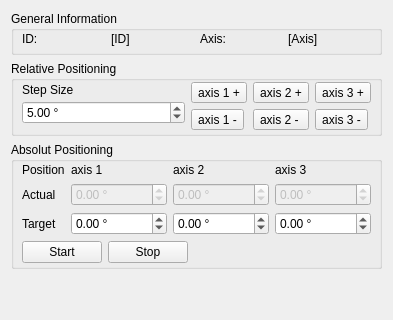
<?xml version="1.0" encoding="UTF-8"?>
<ui version="4.0">
 <class>DockWidgetUSBMotion3XIII</class>
 <widget class="QWidget" name="DockWidgetUSBMotion3XIII">
  <property name="sizePolicy">
   <sizepolicy hsizetype="Preferred" vsizetype="Preferred">
    <horstretch>0</horstretch>
    <verstretch>0</verstretch>
   </sizepolicy>
  </property>
  <property name="windowTitle">
   <string>Form</string>
  </property>
  <layout class="QGridLayout" name="gridLayout">
   <item row="0" column="0">
    <widget class="QGroupBox" name="groupBox">
     <property name="sizePolicy">
      <sizepolicy hsizetype="Minimum" vsizetype="Minimum">
       <horstretch>0</horstretch>
       <verstretch>0</verstretch>
      </sizepolicy>
     </property>
     <property name="title">
      <string>General Information</string>
     </property>
     <layout class="QHBoxLayout" name="horizontalLayout_3">
      <property name="leftMargin">
       <number>8</number>
      </property>
      <property name="topMargin">
       <number>1</number>
      </property>
      <property name="rightMargin">
       <number>8</number>
      </property>
      <property name="bottomMargin">
       <number>6</number>
      </property>
      <item>
       <widget class="QLabel" name="label_2">
        <property name="sizePolicy">
         <sizepolicy hsizetype="MinimumExpanding" vsizetype="Preferred">
          <horstretch>0</horstretch>
          <verstretch>0</verstretch>
         </sizepolicy>
        </property>
        <property name="text">
         <string>ID:</string>
        </property>
       </widget>
      </item>
      <item>
       <widget class="QLabel" name="lblID">
        <property name="sizePolicy">
         <sizepolicy hsizetype="Expanding" vsizetype="Preferred">
          <horstretch>0</horstretch>
          <verstretch>0</verstretch>
         </sizepolicy>
        </property>
        <property name="text">
         <string>[ID]</string>
        </property>
       </widget>
      </item>
      <item>
       <widget class="QLabel" name="label_4">
        <property name="sizePolicy">
         <sizepolicy hsizetype="MinimumExpanding" vsizetype="Preferred">
          <horstretch>0</horstretch>
          <verstretch>0</verstretch>
         </sizepolicy>
        </property>
        <property name="text">
         <string>Axis:</string>
        </property>
       </widget>
      </item>
      <item>
       <widget class="QLabel" name="lblAxis">
        <property name="sizePolicy">
         <sizepolicy hsizetype="Expanding" vsizetype="Preferred">
          <horstretch>0</horstretch>
          <verstretch>0</verstretch>
         </sizepolicy>
        </property>
        <property name="text">
         <string>[Axis]</string>
        </property>
       </widget>
      </item>
     </layout>
    </widget>
   </item>
   <item row="1" column="0">
    <widget class="QGroupBox" name="groupBox_2">
     <property name="sizePolicy">
      <sizepolicy hsizetype="MinimumExpanding" vsizetype="Preferred">
       <horstretch>0</horstretch>
       <verstretch>0</verstretch>
      </sizepolicy>
     </property>
     <property name="title">
      <string>Relative Positioning</string>
     </property>
     <layout class="QHBoxLayout" name="horizontalLayout">
      <property name="leftMargin">
       <number>8</number>
      </property>
      <property name="topMargin">
       <number>1</number>
      </property>
      <property name="rightMargin">
       <number>8</number>
      </property>
      <property name="bottomMargin">
       <number>3</number>
      </property>
      <item>
       <layout class="QVBoxLayout" name="verticalLayout">
        <property name="spacing">
         <number>3</number>
        </property>
        <property name="bottomMargin">
         <number>6</number>
        </property>
        <item>
         <widget class="QLabel" name="label_3">
          <property name="text">
           <string>Step Size</string>
          </property>
         </widget>
        </item>
        <item>
         <widget class="QDoubleSpinBox" name="spinStepSize">
          <property name="sizePolicy">
           <sizepolicy hsizetype="Minimum" vsizetype="Fixed">
            <horstretch>0</horstretch>
            <verstretch>0</verstretch>
           </sizepolicy>
          </property>
          <property name="suffix">
           <string> °</string>
          </property>
          <property name="minimum">
           <double>0.000000000000000</double>
          </property>
          <property name="maximum">
           <double>100000.000000000000000</double>
          </property>
          <property name="singleStep">
           <double>0.500000000000000</double>
          </property>
          <property name="value">
           <double>5.000000000000000</double>
          </property>
         </widget>
        </item>
       </layout>
      </item>
      <item>
       <layout class="QGridLayout" name="gridLayout_3">
        <item row="0" column="2">
         <widget class="QToolButton" name="btn_relPlus3">
          <property name="text">
           <string>axis 3 +</string>
          </property>
         </widget>
        </item>
        <item row="0" column="1">
         <widget class="QToolButton" name="btn_relPlus2">
          <property name="text">
           <string>axis 2 +</string>
          </property>
         </widget>
        </item>
        <item row="0" column="0">
         <widget class="QToolButton" name="btn_relPlus1">
          <property name="text">
           <string>axis 1 +</string>
          </property>
         </widget>
        </item>
        <item row="1" column="0">
         <widget class="QToolButton" name="btn_relMinus1">
          <property name="text">
           <string>axis 1 -</string>
          </property>
         </widget>
        </item>
        <item row="1" column="1">
         <widget class="QToolButton" name="btn_relMinus2">
          <property name="text">
           <string>axis 2 - </string>
          </property>
         </widget>
        </item>
        <item row="1" column="2">
         <widget class="QToolButton" name="btn_relMinus3">
          <property name="text">
           <string>axis 3 -</string>
          </property>
         </widget>
        </item>
       </layout>
      </item>
     </layout>
    </widget>
   </item>
   <item row="2" column="0">
    <widget class="QGroupBox" name="groupBox_3">
     <property name="sizePolicy">
      <sizepolicy hsizetype="Minimum" vsizetype="Fixed">
       <horstretch>0</horstretch>
       <verstretch>0</verstretch>
      </sizepolicy>
     </property>
     <property name="title">
      <string>Absolut Positioning</string>
     </property>
     <layout class="QVBoxLayout" name="verticalLayout_2">
      <property name="leftMargin">
       <number>8</number>
      </property>
      <property name="topMargin">
       <number>1</number>
      </property>
      <property name="rightMargin">
       <number>8</number>
      </property>
      <property name="bottomMargin">
       <number>3</number>
      </property>
      <item>
       <layout class="QGridLayout" name="gridLayout_2">
        <item row="0" column="0">
         <widget class="QLabel" name="label_names">
          <property name="text">
           <string>Position</string>
          </property>
         </widget>
        </item>
        <item row="0" column="1">
         <widget class="QLabel" name="label_xachse">
          <property name="sizePolicy">
           <sizepolicy hsizetype="Minimum" vsizetype="Preferred">
            <horstretch>0</horstretch>
            <verstretch>0</verstretch>
           </sizepolicy>
          </property>
          <property name="text">
           <string>axis 1</string>
          </property>
         </widget>
        </item>
        <item row="0" column="2">
         <widget class="QLabel" name="label_yachse">
          <property name="sizePolicy">
           <sizepolicy hsizetype="Minimum" vsizetype="Preferred">
            <horstretch>0</horstretch>
            <verstretch>0</verstretch>
           </sizepolicy>
          </property>
          <property name="text">
           <string>axis 2</string>
          </property>
         </widget>
        </item>
        <item row="0" column="3">
         <widget class="QLabel" name="label_zachse">
          <property name="sizePolicy">
           <sizepolicy hsizetype="Minimum" vsizetype="Preferred">
            <horstretch>0</horstretch>
            <verstretch>0</verstretch>
           </sizepolicy>
          </property>
          <property name="text">
           <string>axis 3</string>
          </property>
         </widget>
        </item>
        <item row="1" column="0">
         <widget class="QLabel" name="label_actpos">
          <property name="text">
           <string>Actual</string>
          </property>
          <property name="buddy">
           <cstring>doubleSpinBox_actpos_x</cstring>
          </property>
         </widget>
        </item>
        <item row="1" column="1">
         <widget class="QDoubleSpinBox" name="doubleSpinBox_actpos_x">
          <property name="enabled">
           <bool>false</bool>
          </property>
          <property name="sizePolicy">
           <sizepolicy hsizetype="Expanding" vsizetype="Fixed">
            <horstretch>0</horstretch>
            <verstretch>0</verstretch>
           </sizepolicy>
          </property>
          <property name="minimumSize">
           <size>
            <width>0</width>
            <height>0</height>
           </size>
          </property>
          <property name="maximumSize">
           <size>
            <width>16777215</width>
            <height>16777215</height>
           </size>
          </property>
          <property name="prefix">
           <string/>
          </property>
          <property name="suffix">
           <string> °</string>
          </property>
          <property name="decimals">
           <number>2</number>
          </property>
          <property name="minimum">
           <double>-100000000.000000000000000</double>
          </property>
          <property name="maximum">
           <double>100000000.000000000000000</double>
          </property>
          <property name="singleStep">
           <double>0.001000000000000</double>
          </property>
         </widget>
        </item>
        <item row="1" column="2">
         <widget class="QDoubleSpinBox" name="doubleSpinBox_actpos_y">
          <property name="enabled">
           <bool>false</bool>
          </property>
          <property name="sizePolicy">
           <sizepolicy hsizetype="Expanding" vsizetype="Fixed">
            <horstretch>0</horstretch>
            <verstretch>0</verstretch>
           </sizepolicy>
          </property>
          <property name="minimumSize">
           <size>
            <width>0</width>
            <height>0</height>
           </size>
          </property>
          <property name="maximumSize">
           <size>
            <width>16777215</width>
            <height>16777215</height>
           </size>
          </property>
          <property name="prefix">
           <string/>
          </property>
          <property name="suffix">
           <string> °</string>
          </property>
          <property name="decimals">
           <number>2</number>
          </property>
          <property name="minimum">
           <double>-100000000.000000000000000</double>
          </property>
          <property name="maximum">
           <double>100000000.000000000000000</double>
          </property>
          <property name="singleStep">
           <double>0.001000000000000</double>
          </property>
         </widget>
        </item>
        <item row="1" column="3">
         <widget class="QDoubleSpinBox" name="doubleSpinBox_actpos_z">
          <property name="enabled">
           <bool>false</bool>
          </property>
          <property name="sizePolicy">
           <sizepolicy hsizetype="Expanding" vsizetype="Fixed">
            <horstretch>0</horstretch>
            <verstretch>0</verstretch>
           </sizepolicy>
          </property>
          <property name="prefix">
           <string/>
          </property>
          <property name="suffix">
           <string> °</string>
          </property>
          <property name="decimals">
           <number>2</number>
          </property>
          <property name="minimum">
           <double>-100000000.000000000000000</double>
          </property>
          <property name="maximum">
           <double>100000000.000000000000000</double>
          </property>
          <property name="singleStep">
           <double>0.001000000000000</double>
          </property>
         </widget>
        </item>
        <item row="2" column="0">
         <widget class="QLabel" name="label_tarpos">
          <property name="text">
           <string>Target</string>
          </property>
          <property name="buddy">
           <cstring>doubleSpinBox_tarpos_x</cstring>
          </property>
         </widget>
        </item>
        <item row="2" column="1">
         <widget class="QDoubleSpinBox" name="doubleSpinBox_tarpos_x">
          <property name="sizePolicy">
           <sizepolicy hsizetype="Expanding" vsizetype="Fixed">
            <horstretch>0</horstretch>
            <verstretch>0</verstretch>
           </sizepolicy>
          </property>
          <property name="prefix">
           <string/>
          </property>
          <property name="suffix">
           <string> °</string>
          </property>
          <property name="decimals">
           <number>2</number>
          </property>
          <property name="minimum">
           <double>-100000000.000000000000000</double>
          </property>
          <property name="maximum">
           <double>100000000.000000000000000</double>
          </property>
          <property name="singleStep">
           <double>0.500000000000000</double>
          </property>
          <property name="value">
           <double>0.000000000000000</double>
          </property>
         </widget>
        </item>
        <item row="2" column="2">
         <widget class="QDoubleSpinBox" name="doubleSpinBox_tarpos_y">
          <property name="sizePolicy">
           <sizepolicy hsizetype="Expanding" vsizetype="Fixed">
            <horstretch>0</horstretch>
            <verstretch>0</verstretch>
           </sizepolicy>
          </property>
          <property name="prefix">
           <string/>
          </property>
          <property name="suffix">
           <string> °</string>
          </property>
          <property name="decimals">
           <number>2</number>
          </property>
          <property name="minimum">
           <double>-100000000.000000000000000</double>
          </property>
          <property name="maximum">
           <double>100000000.000000000000000</double>
          </property>
          <property name="singleStep">
           <double>0.500000000000000</double>
          </property>
          <property name="value">
           <double>0.000000000000000</double>
          </property>
         </widget>
        </item>
        <item row="2" column="3">
         <widget class="QDoubleSpinBox" name="doubleSpinBox_tarpos_z">
          <property name="enabled">
           <bool>true</bool>
          </property>
          <property name="sizePolicy">
           <sizepolicy hsizetype="Expanding" vsizetype="Fixed">
            <horstretch>0</horstretch>
            <verstretch>0</verstretch>
           </sizepolicy>
          </property>
          <property name="prefix">
           <string/>
          </property>
          <property name="suffix">
           <string> °</string>
          </property>
          <property name="decimals">
           <number>2</number>
          </property>
          <property name="minimum">
           <double>-100000000.000000000000000</double>
          </property>
          <property name="maximum">
           <double>100000000.000000000000000</double>
          </property>
          <property name="singleStep">
           <double>0.500000000000000</double>
          </property>
          <property name="value">
           <double>0.000000000000000</double>
          </property>
         </widget>
        </item>
       </layout>
      </item>
      <item>
       <layout class="QHBoxLayout" name="horizontalLayout_2">
        <item>
         <widget class="QPushButton" name="btnStartAbsolute">
          <property name="text">
           <string>Start</string>
          </property>
         </widget>
        </item>
        <item>
         <widget class="QPushButton" name="btnStop">
          <property name="text">
           <string>Stop</string>
          </property>
         </widget>
        </item>
        <item>
         <spacer name="horizontalSpacer_2">
          <property name="orientation">
           <enum>Qt::Horizontal</enum>
          </property>
          <property name="sizeType">
           <enum>QSizePolicy::Expanding</enum>
          </property>
          <property name="sizeHint" stdset="0">
           <size>
            <width>13</width>
            <height>20</height>
           </size>
          </property>
         </spacer>
        </item>
       </layout>
      </item>
     </layout>
    </widget>
   </item>
   <item row="3" column="0">
    <spacer name="verticalSpacer">
     <property name="orientation">
      <enum>Qt::Vertical</enum>
     </property>
     <property name="sizeHint" stdset="0">
      <size>
       <width>20</width>
       <height>40</height>
      </size>
     </property>
    </spacer>
   </item>
  </layout>
 </widget>
 <resources/>
 <connections/>
</ui>
